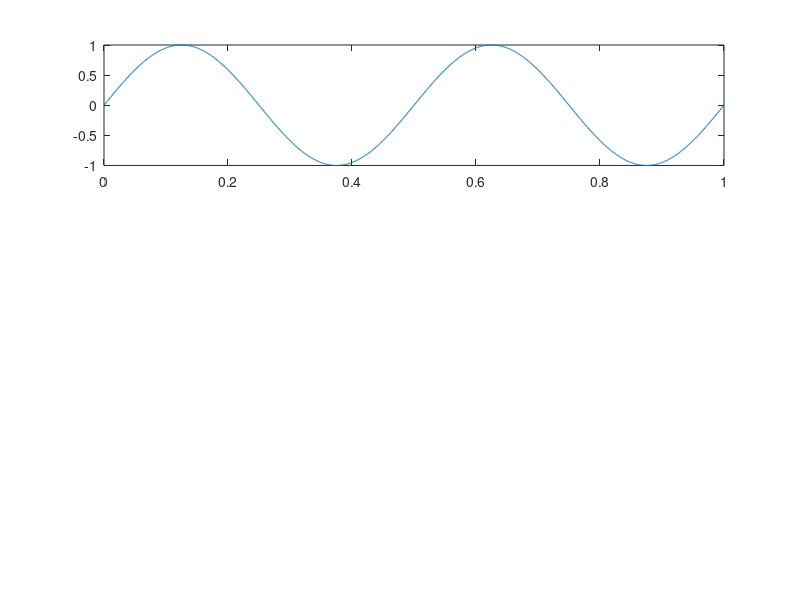

Source code (MATLAB):
clc
clear
close all;
ka=0.8; 
Am=1; 
fm=2;  
t=0:0.001:1;
mt=Am*sin(2*pi*fm*t); 
Ac=2; 
fc=50;  
ct=Ac*cos(2*pi*fc*t); 
St=(1+ka.*mt).*ct;  
subplot(3,1,1);  
plot(t,mt);  
